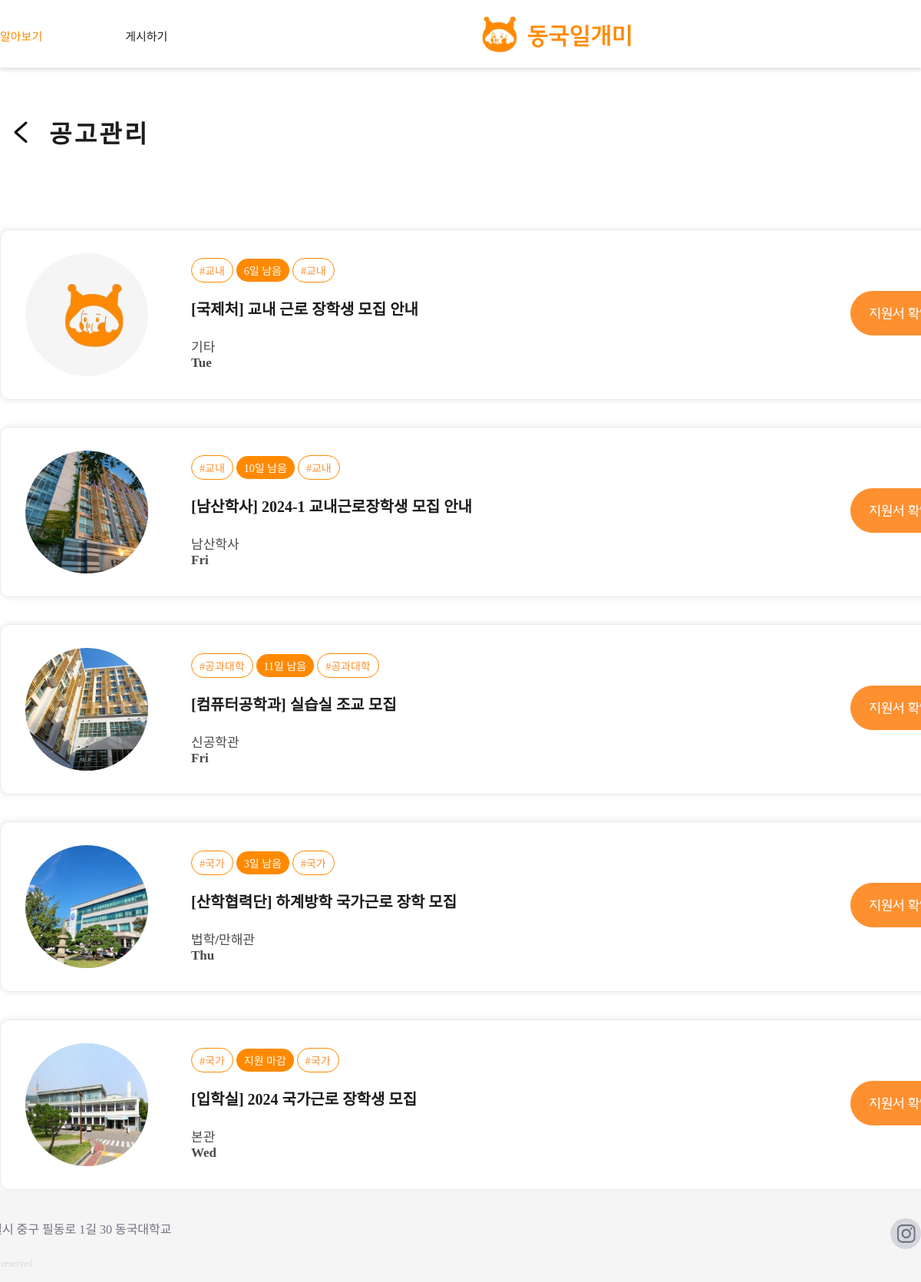
Screenshot of /users/staff-mypost/ (signed in) with the database file from the repository.
### main/models.py (models this page shows, shortened)
class Post(models.Model):
    writer = models.ForeignKey(User, null=False, blank=False, on_delete=models.CASCADE)
    title = models.CharField(max_length=50)
    organization = models.CharField(max_length=50, null=True)
    department = models.CharField(max_length=50, null=True)
    is_income_bracket = models.PositiveIntegerField(null=False, default=0) #boolean
    start_date = models.DateField(null=True)
    end_date = models.DateField(null=True)
    deadline = models.DateField(null=True)
    day_left = models.IntegerField(null=True)#남은날짜
    place = models.CharField(max_length=50, blank=False)
    time = models.TextField(max_length=50, null=False)
    recruitment = models.PositiveIntegerField(null=True, default=0)
    wage = models.PositiveIntegerField(null=True, default=0)
    body = models.TextField()
    file = models.ImageField(upload_to="post/", blank=True, null=True)
    pub_date = models.DateTimeField()
    scrap = models.ManyToManyField(User, related_name='scraped', blank=True, default=None)
    scrap_count = models.PositiveIntegerField(default=0)
    applicated_count = models.PositiveIntegerField(default=0)

### users/views.py (the view)
# urls.py: path('staff-mypost/', staff_mypost, name="staff-mypost"),
def staff_mypost(request):
    posts = Post.objects.filter(writer=request.user.id)
    return render(request, 'users/staff_mypost.html', {'posts':posts})

### users/templates/users/staff_mypost.html (shortened to what this page needs)
{% extends 'base.html' %}
{% load static %}
{% block content %}
<link
    rel="stylesheet"
    type="text/css"
    href="{% static 'css/users/staff_mypost.css'%}"
/>
<div class="content" id="header">
    <a href="">
        <img src="{% static 'images/icons/vector.svg' %}" id="vector">
    </a>
    <span class="Capital Caption" style="margin-left:-0.5em; margin-bottom:0.5em;">공고관리</span>
</div>
<div class="content" id="main2">
    {% if posts %}
        {% for post in posts %}
        <div class="card">
            <span class="photo">
                <span class="architecture">
                    {% if post.place == '경영/사회과학관' %}
                        <img src="{% static 'images/buildings/경영사회과학관.png' %}" alt="cardImage">
                    {% elif post.place == '과학관' %}
                        <img src="{% static 'images/buildings/과학관.png' %}" alt="cardImage" >
                    {% elif post.place == '남산학사' %}
                        <img src="{% static 'images/buildings/남산학사.png' %}" alt="cardImage" >
                    {% elif post.place == '다향관' %}
                        <img src="{% static 'images/buildings/다향관.png' %}" alt="cardImage" >
                    {% elif post.place == '명진관' %}
                        <img src="{% static 'images/buildings/명진관.png' %}" alt="cardImage" >
                    {% elif post.place == '법학/만해관' %}
                        <img src="{% static 'images/buildings/법학만해관.png' %}" alt="cardImage" >
                    {% elif post.place == '본관' %}
                        <img src="{% static 'images/buildings/본관.png' %}" alt="cardImage" >
                    {% elif post.place == '신공학관' %}
                        <img src="{% static 'images/buildings/신공학관.png' %}" alt="cardImage" >
                    {% elif post.place == '원흥관' %}
                        <img src="{% static 'images/buildings/원흥관.png' %}" alt="cardImage" >
                    {% elif post.place == '정보문화관' %}
                        <img src="{% static 'images/buildings/정보문화관.png' %}" alt="cardImage" >
                    {% elif post.place == '중앙도서관' %}
                        <img src="{% static 'images/buildings/중앙도서관.png' %}" alt="cardImage" >
                    {% elif post.place == '학림관' %}
                        <img src="{% static 'images/buildings/학림관.png' %}" alt="cardImage" >
                    {% elif post.place == '학술문화관' %}
                        <img src="{% static 'images/buildings/학술문화관.png' %}" alt="cardImage" >
                    {% elif post.place == '혜화관' %}
                        <img src="{% static 'images/buildings/혜화관.png' %}" alt="cardImage" >
                    {% elif post.place == '기타' %}
                        <img src="{% static 'images/buildings/기타.png' %}" alt="cardImage" >
                    {% endif %}
                </span>
            </span>
            <span class="detail">
                <div class="information">
                    <span class="info classification small orange">
                        #{{post.department}}
                    </span>
                    <span class="info date small white">
                        {% if post.day_left >= 0 %}
                            {{ post.day_left }}일 남음
                        {% else %}
                            지원 마감
                        {% endif %}
                    </span>
                    <span class="info classification small orange">
                        #{{post.department}}
                    </span>
                </div>
                <a class="title Caption big" href="{% url 'main:post-detail' post.id %}">
                    [{{post.organization}}] {{post.title}}
                </a>
                <div class="Caption light up">
                    <div>{{post.place}}</div>
                    <div>{{post.time}}</div>
                </div>
            </span>
            <a href="" class="more_info">
                <img src="{% static 'images/icons/check_application.svg' %}"/>
            </a>
        </div>
        {% endfor %}
    {% endif %}
</div>
{% endblock %}

### project/static/css/shared/topnav.css (style rules this page uses)
.Caption { color: #1C1C1E; font-family: "SUITE Variable"; font-size: 15px; font-style: normal; font-weight: 550; line-height: normal; }
a { display: inline-block; white-space: nowrap; text-decoration-line: none; }

### project/static/css/users/staff_mypost.css (style rules this page uses)
.content { display: flex; flex-direction: column; width: 100%; max-width: 1400px; gap: 10px; }
@media (min-width: 1051px) { .content { align-items: start; justify-content: center; } }
#header { margin-top: 56px; flex-direction: row; align-items: center; justify-content: flex-start; }
#vector { margin-left: -1em; width: 86px; height: 74px; }
#main2 { margin-top: 4.8em; gap: 2.2em; }
.card { position: relative; display:flex; width: 82.625em; height: 13.75em; flex-shrink: 0; border-radius: 0.75em; border: 1px solid #EBEBEB; background: #FFF; box-shadow: 0px 0px 10px 0px rgba(0, 0, 0, 0.10); align-items: center; }
.photo { margin-left: 2em; }
.architecture { display:flex; width: 10em; height: 10em; border-radius:50%; background-color: #D3D3D3; overflow: hidden; }
.detail { margin-left: 3.5em; margin-right: 6.25em; }
.information { margin-bottom: 19px; }
.information .info { display: inline-block; }
.classification { display: flex; padding: 5px 10px; justify-content: center; align-items: center; gap: 8px; flex-shrink: 0; border-radius: 30px; border: 1px solid #FF8A00; background: #FFF; }
.date { display: flex; padding: 5px 10px; justify-content: center; align-items: center; gap: 8px; flex-shrink: 0; border-radius: 30px; background: #FF8A00; }
.more_info { margin-left: auto; margin-right: 5.31em; }
.Capital { font-size: 32px; font-style: normal; font-weight: 700; line-height: 10px; letter-spacing: 3.2px; }
.orange { color:#FE902F; }
.white { color: #FFF; }
.small { font-size: 14px; font-weight: 500; }
.big { font-size: 20px; font-weight: 600; }
.light { color: rgba(28, 28, 30, 0.80); font-size: 17px; }
.up { margin-top: 22px; }

### project/templates/base.html (style rules this page uses)
body { display: flex; flex-direction: column; min-height: 100vh; margin: 0; }

### rows the page displays
Post: department "교내", day_left "6", organization "국제처", title "교내 근로 장학생 모집 안내", place "기타", time "Tue"
Post: department "교내", day_left "10", organization "남산학사", title "2024-1 교내근로장학생 모집 안내", place "남산학사", time "Fri"
Post: department "공과대학", day_left "11", organization "컴퓨터공학과", title "실습실 조교 모집", place "신공학관", time "Fri"
Post: department "국가", day_left "3", organization "산학협력단", title "하계방학 국가근로 장학 모집", place "법학/만해관", time "Thu"
Post: department "국가", day_left "지원 마감", organization "입학실", title "2024 국가근로 장학생 모집", place "본관", time "Wed"
